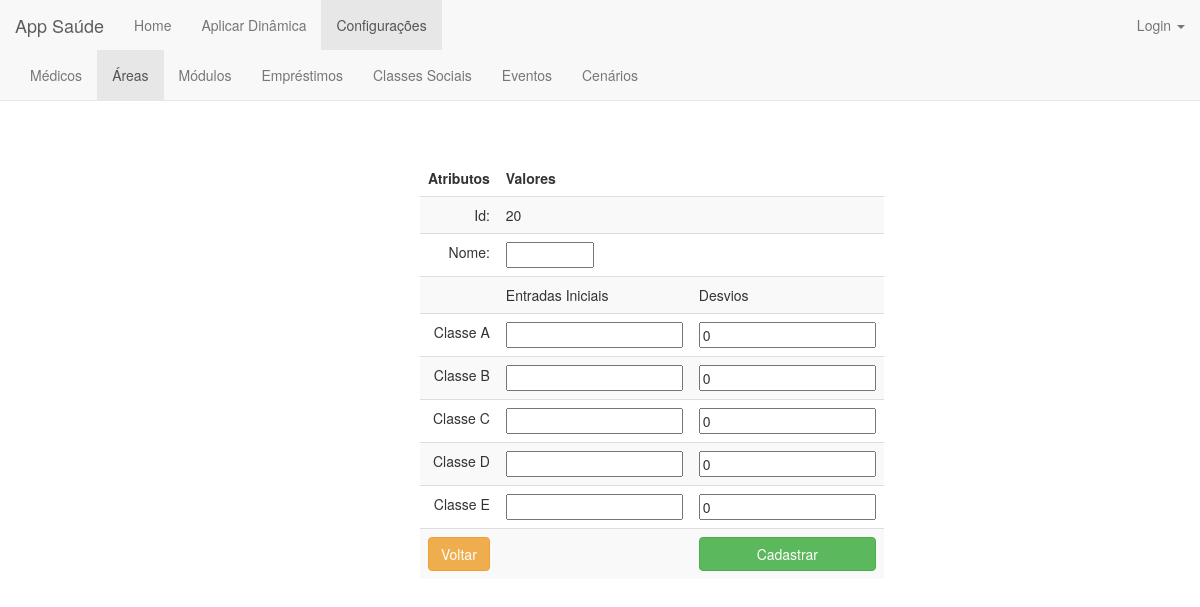
Screenshot of /area/new/ with the database file from the repository.
### classe_social/models.py (models this page shows)
class Classe_Social(models.Model):
    classificacao = ((1, '1'), (2, '2'), (3, '3'))
    id = models.AutoField(u'id', primary_key=True, unique=True)
    nome = models.CharField(max_length=200)
    preco_atendimento = models.FloatField(validators=[MinValueValidator(0.0)])
    nivel_especialidade = models.FloatField(validators=[MinValueValidator(0.0), MaxValueValidator(3.0)])
    nivel_tecnologia = models.FloatField(validators=[MinValueValidator(0.0), MaxValueValidator(3.0)])
    media_conforto = models.FloatField(validators=[MinValueValidator(0.0), MaxValueValidator(3.0)])
    velocidade_atendimento = models.FloatField(validators=[MinValueValidator(0.0), MaxValueValidator(3.0)])

### area/views.py (the view)
def area_new(request):
    area = None
    try:
        area = Area.objects.latest('id')
    except:
        pass
    if area == None:
        id = 1
    else:
        id = area.id+1
    if request.method == 'POST':
        form = Area_Form(request.POST)
        if form.is_valid():
            list_entradas = request.POST.getlist('entrada')
            list_desvios =  request.POST.getlist('desvios')
            request.POST = request.POST.copy()
            for entrada in list_entradas:
                request.POST['entrada'] = entrada
                form_area_classesocial = Area_ClasseSocial_Form(request.POST)
                if not form_area_classesocial.is_valid():
                    return render(request, 'area/area_new.html', {'form': form, 'id': id})
            area = form.save()
            list_entradas = iter(list_entradas)
            list_desvios = iter(list_desvios)
            for classe in Classe_Social.objects.order_by('id'):
                area_classesocial = Area_ClasseSocial(area=area,classe_social=classe,entrada=next(list_entradas),desvios=next(list_desvios))
                area_classesocial.save()
            return HttpResponseRedirect('/area')
        else:
            return render(request, 'area/area_new.html', {'form': form, 'id': id})
    else:
        form = Area_Form()
        form_area_classesocial = Area_ClasseSocial_Form()
        classes_sociais = Classe_Social.objects.order_by('id')
        return render(request, 'area/area_new.html', {'form': form, 'id': id, 'form_area_classesocial': form_area_classesocial, 'classes_sociais':classes_sociais})

### area/forms.py
class Area_Form(forms.ModelForm):
    class Meta:
        model = Area
        fields = '__all__'
        widgets = {
            'nome': forms.TextInput(attrs={'class': 'col-xs-6'}),
        }
        error_messages = {
            'nome': {'max_length': "O campo Nome deve conter no máximo 200 caracteres.",
                     'required': "O campo Nome deve ser preenchido.",
                     },
        }

class Area_ClasseSocial_Form(forms.ModelForm):
    class Meta:
        model = Area_ClasseSocial
        fields = ['entrada','desvios']

### area/templates/area/area_new.html (shortened to what this page needs)
{% extends 'home/base_configuracoes.html' %}
{% block area %}class="active"{% endblock %}
{% block body %}
    <center><h1>Cadastrar Área</h1></center><br>
<form action="." method="POST">{% csrf_token %}
    <div style="width: 30%; position: absolute; top:20%; bottom: 0; left: 0; right: 0; margin: 0 auto;">
        <table class="table table-striped" align="center">
            <thead>
            <tr>
                <td align="right"><b>Atributos</b></td>
                <td align="left"><b>Valores</b></td>
            </tr>
            </thead>
            <tbody>
            <tr>
                <td align="right">Id:</td>
                <td align="left">{{id}}</td>
                <td></td>
            </tr>
            <tr>
                <td align="right">Nome:</td>
                <td align="left">{{form.nome}}</td>
                <td></td>
            </tr>
            <tr>
                <td></td>
                <td align="left">Entradas Iniciais</td>
                <td align="left" >Desvios</td>
            </tr>
            {% for classe_social in classes_sociais %}
            <tr>
                <td align="right">Classe {{classe_social.nome}}</td>
                <td align="right">{{form_area_classesocial.entrada}} </td>
                <td align="left">{{form_area_classesocial.desvios}}</td>
            </tr>
            {% endfor%}
            <tr>
                <td align="right"><a  style="text-decoration:none;" href="{% url 'area:area_index' %}"><button type="button" class="btn btn-warning btn-block" >Voltar</button></a></td>
                <td></td>
                <td align="left"><button type="submit" class="btn btn-success btn-block" >Cadastrar</button></td>
            </tr>
            </tbody>
        </table>
    </div>
</form>
{% endblock body %}

### rows the page displays
Classe_Social: nome "A", desvios "0"
Classe_Social: nome "B", desvios "0"
Classe_Social: nome "C", desvios "0"
Classe_Social: nome "D", desvios "0"
Classe_Social: nome "E", desvios "0"

### other values shown
{{ id }} "20"
